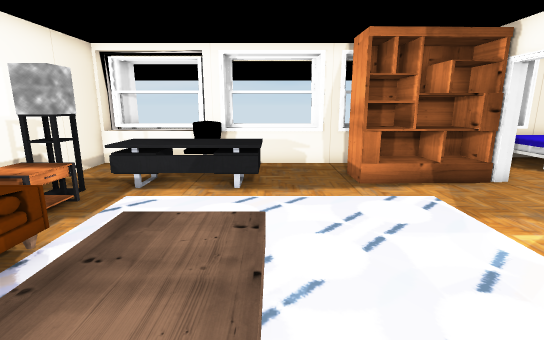
view 1 (above)

24 first-person views from a walk through a Unity game level. The camera is 1.2 m above the floor, tilts 12° down and sees 85° across. The floor is counted in squares, 0.5 m on a side. Each view is taken from the middle of a square. On the plan, view 1 faces up. The plan holds only what a view shows up to about 19 squares ahead; the rest is blank. The place goes on beyond the plan. The player is left out. Door leaves are left out, so doorways stand open. Some surface patterns are stand-ins.

view 2
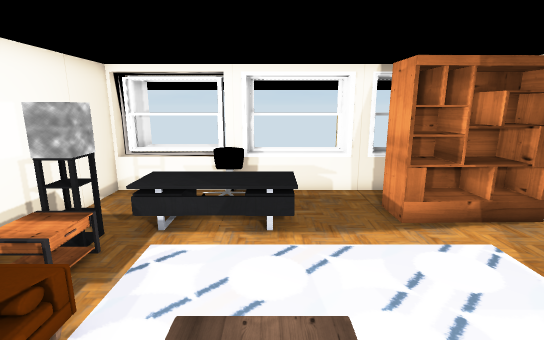

view 3
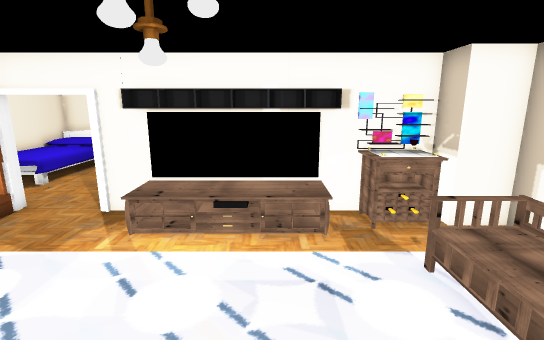

view 4
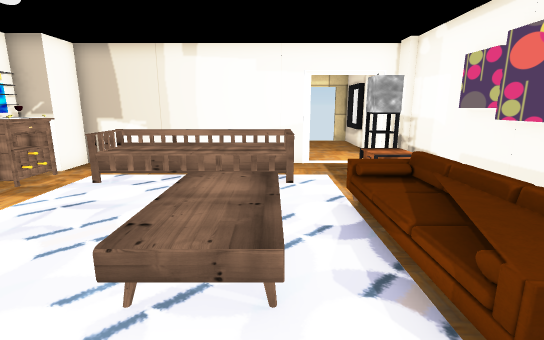

view 5
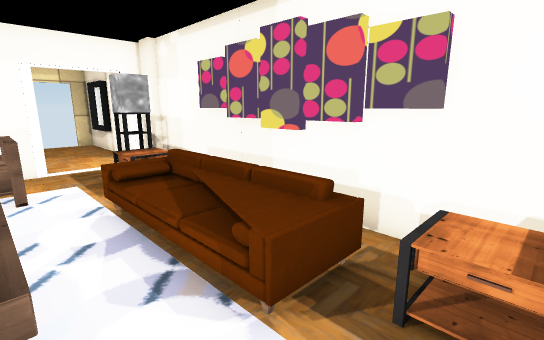

view 6
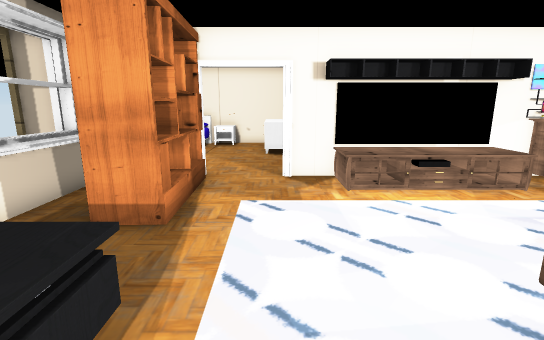

view 7
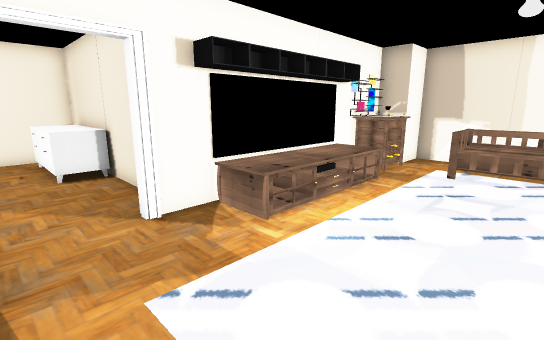

view 8
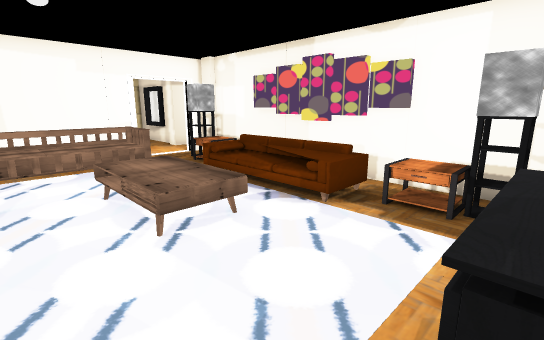

view 9
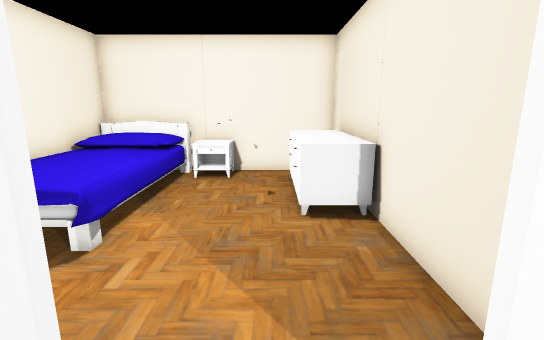

view 10
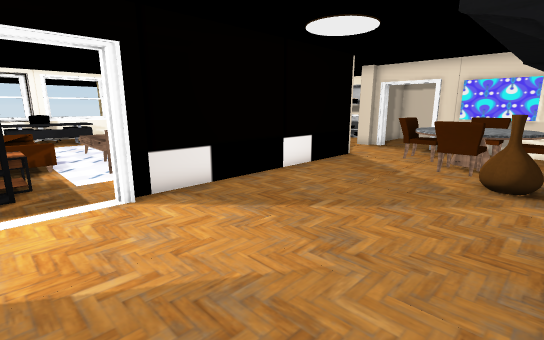

view 11
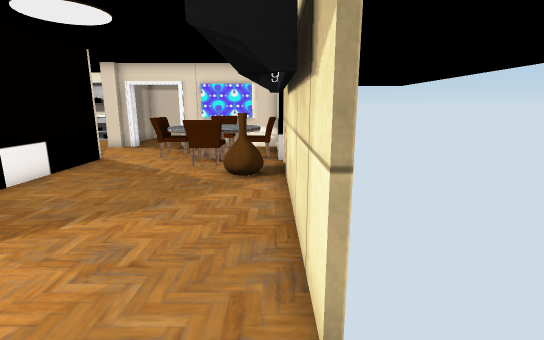

view 12
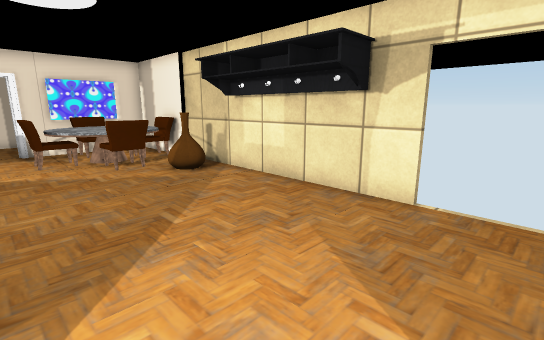

view 13
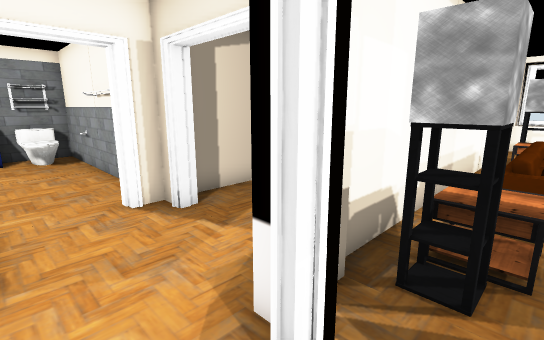

view 14
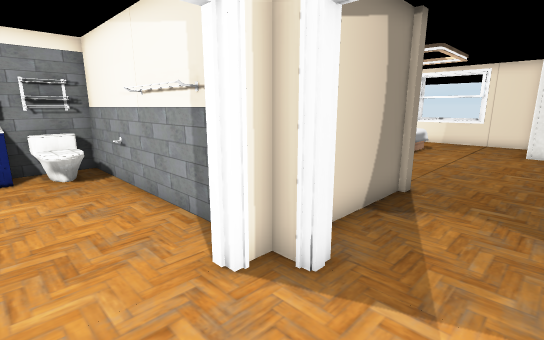

view 15
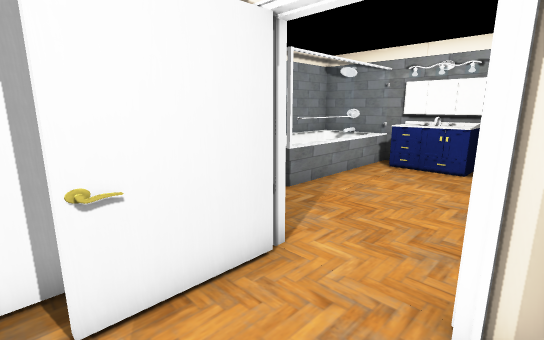

view 16
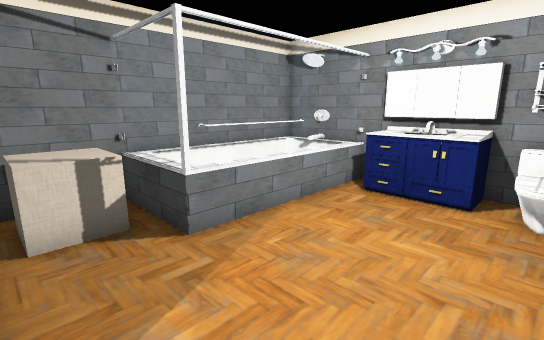

view 17
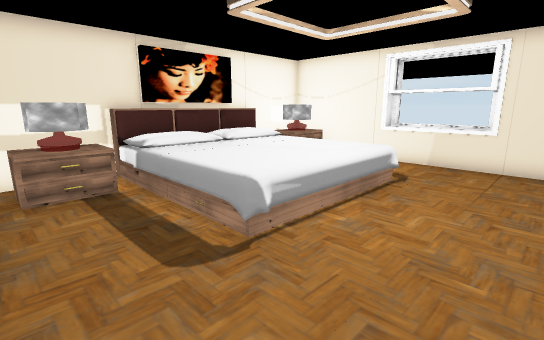

view 18
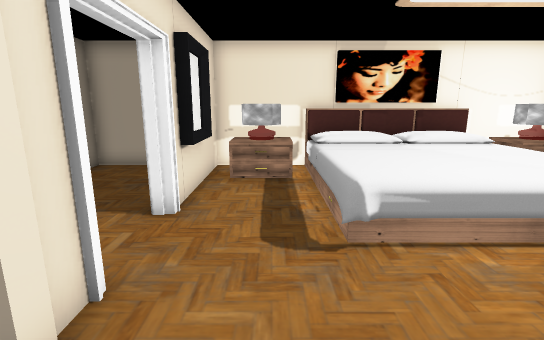

view 19
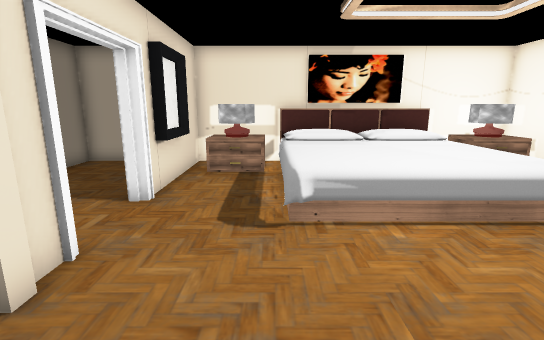

view 20
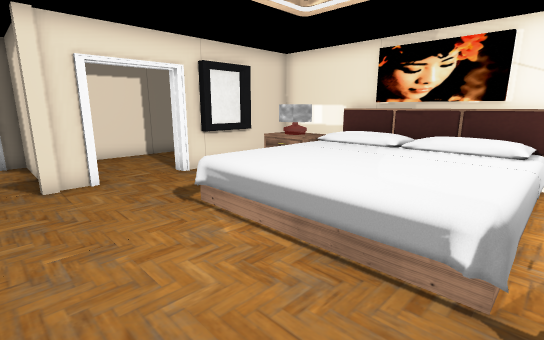

view 21
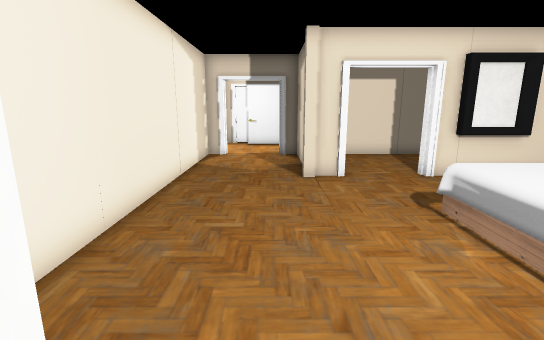

view 22
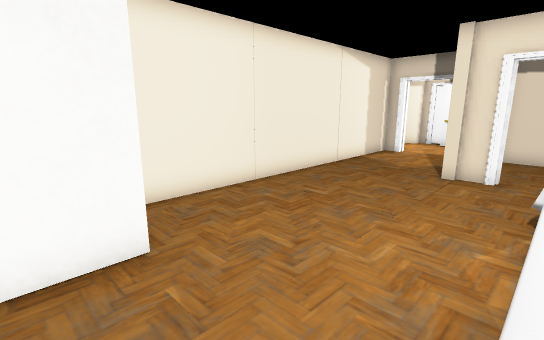

view 23
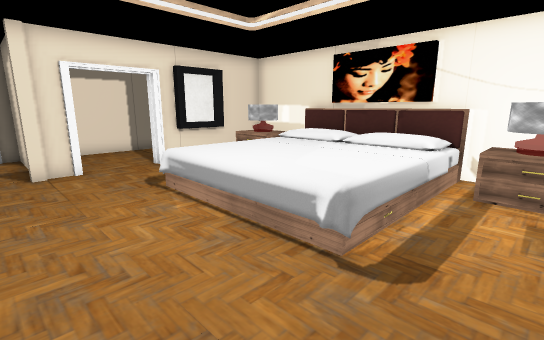

view 24
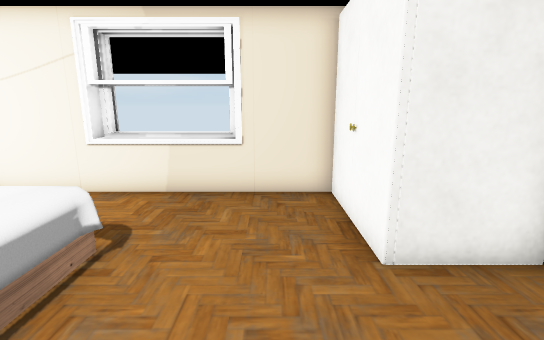

### Floor plan
Key: @ floor where view 1 was taken; # wall or solid block; x gap in a wall; . main floor; : floor 0.25 m higher than the main floor; + floor 0.5 m higher than the main floor; * floor 0.75 m higher than the main floor; / step, stairs or slope; D open door; = window, fence, low wall or low ledge; ^ raised ledge; O other object.
Columns run from 22 left of view 1 to 17 right of it. Each row starts with its distance up from view 1.
 15      #####     #             #    #
 14 ######===###O  ###########   #    ######
 13 #OO.........O  #===##===##===#   ++    #
 12 #OO.........O  #... O....... #  .++++/ #
 11 #OOOOOOO....O  #...O.....OOOO##..O.../OO
 10 OOOOOOOO....OO##.^^^^^^..OOOOO#.......OO
  9 OOOOOOOO......##.^^^^^^..OOOOOD.......O#
  8 OOOOOOOO......###xOOOO........D........#
  7 OOOOOOOO......##O/...     ....D...OOOOO#
  6 OOOOOOOO......##O/.       ...######OOO##
  5 OOOOOOOO......##///       ...O
  4 #OOOOOOO......## +/       .. O
  3 #OO...........## +/       .. O
  2 #OO...........## //       ..OO
  1 ######DDD#O...## :/ /+    .. O
  0      #...##...## //   @   .. O
 -1   ....... #...##...       ...O
 -2 #........ #...## ..OO     O.##
 -3 #........ #...###..O      O.##
 -4 ###########DDD###..O******O.O#   DO
 -5 ###########...#O....       .O   ..O
 -6 #OO............#DDD########## O...D#
 -7 O=................................D.
 -8 O=........###.................OO..D#...#
 -9 O=.......## ###O..............OO .##   #
-10 #=.......     ##.............OOOO #
-11 ##=====..      #............OOOOOO#
-12 #     O^^#     #............OOOOOO#
-13 #     O^^#     #....O....O.O.OOOO.#
-14 ######O###     #... OOOOOO  ###O###
-15                #   ######### ##

Where each view was taken, in squares from view 1:
view 1: 0 up, 0 right, facing up
view 2: 1 up, 1 left, facing up
view 3: 1 up, 2 left, facing right
view 4: 7 up, 2 left, facing down
view 5: 7 up, 2 left, facing down-left
view 6: 7 up, 3 left, facing right
view 7: 9 up, 1 right, facing down-right
view 8: 9 up, 2 right, facing down-left
view 9: 8 up, 6 right, facing right
view 10: 14 down, 6 left, facing up-right
view 11: 14 down, 6 left, facing right
view 12: 7 down, 6 left, facing down-right
view 13: 8 down, 5 left, facing up-left
view 14: 8 down, 9 left, facing up-left
view 15: 5 down, 9 left, facing down-left
view 16: 6 down, 13 left, facing down-left
view 17: 1 up, 11 left, facing up-left
view 18: 3 up, 10 left, facing left
view 19: 4 up, 9 left, facing left
view 20: 11 up, 11 left, facing down-left
view 21: 11 up, 11 left, facing down
view 22: 12 up, 15 left, facing down-right
view 23: 13 up, 11 left, facing down-left
view 24: 6 up, 12 left, facing up
